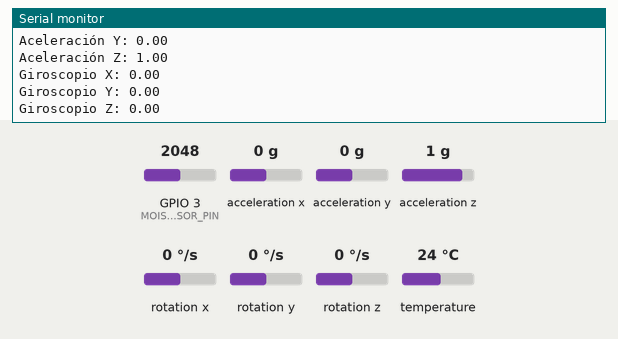
This sketch was run on a simulated ESP32. Parts: the last lines printed to the serial monitor. The test bench sets the inputs (shaded band); at power-on: acceleration x 0 g, acceleration y 0 g, acceleration z 1 g, rotation x 0 °/s, rotation y 0 °/s, GPIO 3 (MOISTURE_SENSOR_PIN) = 2048, rotation z 0 °/s, temperature 24 °C.

Above: at 2.5 s.
2.6 s: acceleration x set to -1.4 g
5.0 s: acceleration y set to -1.4 g
7.4 s: acceleration z set to -1.4 g
9.8 s: rotation x set to -192 °/s
At 11.1 s:
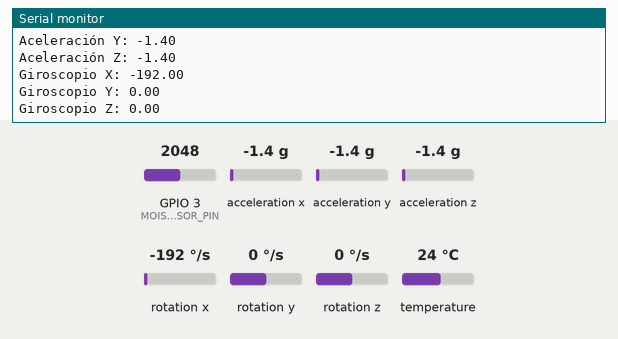
12.2 s: rotation y set to -192 °/s
At 13.8 s:
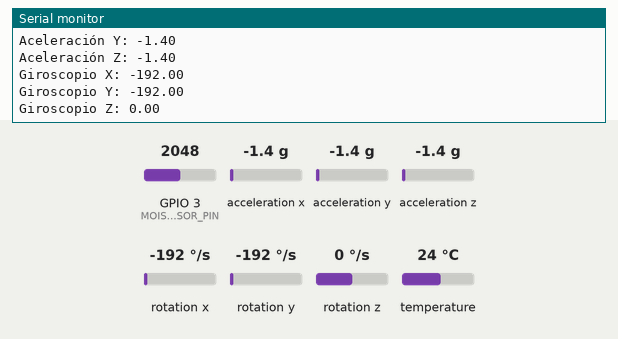

Measured:
- after the input at 9.8 s, the serial monitor: prints a new line after 0.85 s (image 1)
- after the input at 12.2 s, the serial monitor: prints a new line after 0.22 s (image 2)

The sketch:

sketch_sep17a.ino
```cpp
#include <OneWire.h>
#include <DallasTemperature.h>
#include <Wire.h>
#include <MPU6050_light.h>


// Definir el pin al que está conectado el sensor (DQ)
#define ONE_WIRE_BUS 2
#define MOISTURE_SENSOR_PIN 3
MPU6050 mpu(Wire);

// Configurar el objeto OneWire para comunicar con el sensor
OneWire oneWire(ONE_WIRE_BUS);

// Pasar la referencia de OneWire a Dallas Temperature
DallasTemperature sensors(&oneWire);

void setup() {
  // Iniciar la comunicación serie
  Serial.begin(115200);
  pinMode(MOISTURE_SENSOR_PIN, INPUT);
  Wire.begin(1, 0); // SDA en GPIO1 y SCL en GPIO0
 if (mpu.begin() != 0) {
    Serial.println("Error al iniciar el MPU6050");
  }else{
Serial.println("MPU6050 iniciado correctamente");

  }

  // Iniciar el sensor DS18B20
  sensors.begin();
}

void loop() {
 mpu.update();

  Serial.print("Aceleración X: "); Serial.println(mpu.getAccX());
  Serial.print("Aceleración Y: "); Serial.println(mpu.getAccY());
  Serial.print("Aceleración Z: "); Serial.println(mpu.getAccZ());

  Serial.print("Giroscopio X: "); Serial.println(mpu.getGyroX());
  Serial.print("Giroscopio Y: "); Serial.println(mpu.getGyroY());
  Serial.print("Giroscopio Z: "); Serial.println(mpu.getGyroZ());


  // Pedir al sensor que haga la lectura de temperatura
  sensors.requestTemperatures();

  // Obtener la temperatura en grados Celsius
  float temperatureC = sensors.getTempCByIndex(0);
  float moisture = analogRead(MOISTURE_SENSOR_PIN);
  //Serial.println(moisture);
  //Serial.println(temperatureC);

  // Esperar un segundo antes de la siguiente lectura
  delay(1000);
}
```
